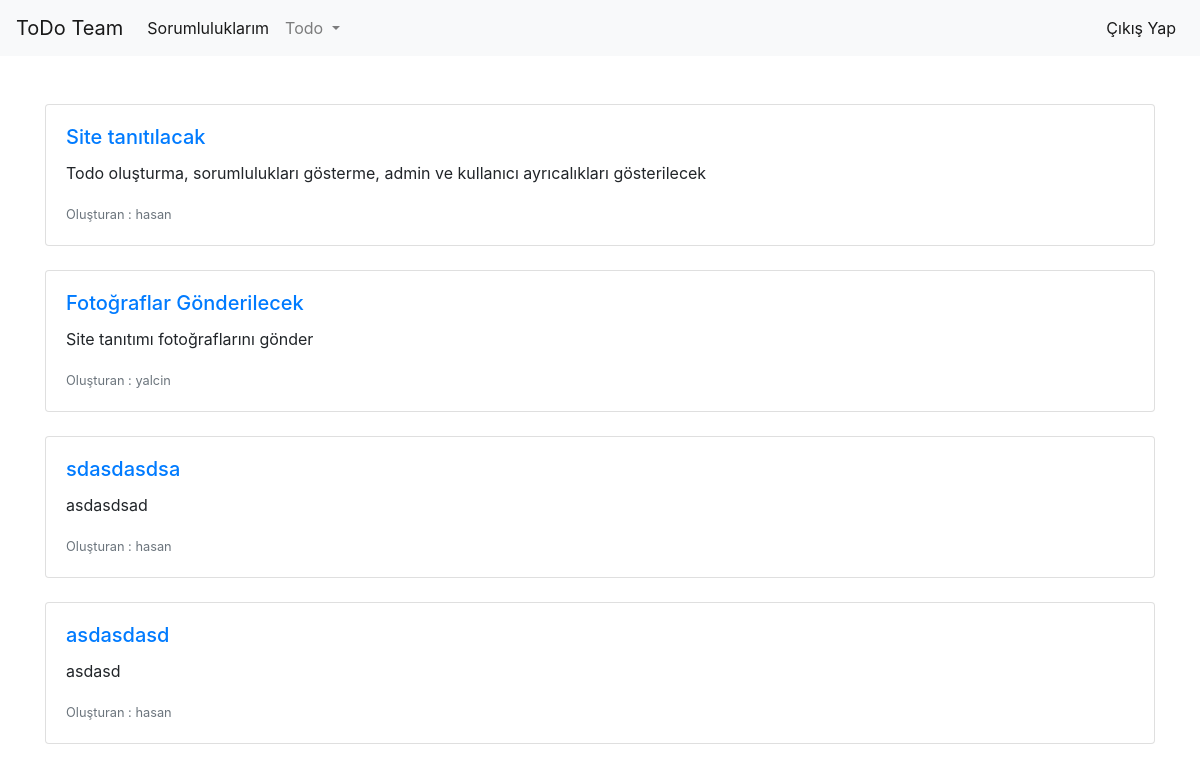
The app's page /mine (signed in) with its own data.
### todo-team.py (models this page shows)
class Todo(db.Model):
    id = db.Column(db.Integer, primary_key=True)
    title = db.Column(db.String(120),nullable=False)
    owner_id = db.Column(db.String(120),nullable=False)
    description = db.Column(db.String(120),nullable=False)

### todo-team.py (the view)
@app.route('/mine')
@login_required
def mine():
    todo_involved_me = Todocuk.query.with_entities(Todocuk.todo_id).filter_by(keeper_id = session["logged_user"]).all()
    result = [r for r, in todo_involved_me]
    query = Todo.query.filter(Todo.id.in_(result))
    minetodos = query.all()
    if bool(minetodos):
        return render_template("minetodo.html",minetodos = minetodos)
    else:
        flash("Buralar eskiden hep dutluktu... Hala da öyle...","warning")
        return redirect(url_for("createtodo"))

### todo-team.py (called while the page is built)
def login_required(f):
    @wraps(f)
    def decorated_function(*args, **kwargs):
        if "logged_in" in session:
            return f(*args, **kwargs)
        else:
            flash("Bu alanı görüntülemek için kullanıcı girişi yapmalısınız.","danger")
            return redirect(url_for("login"))
    return decorated_function

### templates/minetodo.html (shortened to what this page needs)
{% extends "layout.html" %}
{% block body %}
    {% for minetodo in minetodos %}
<div class="card-deck">
  <div class="card">
    <div class="card-body">
      <a href="/todo/{{minetodo.id}}"> <h5 class="card-title">{{minetodo.title}}</h5></a>
      <p class="card-text">{{minetodo.description}}</p>
      <p class="card-text"><small class="text-muted">Oluşturan : {{minetodo.owner_id}}</small></p>
    </div>
  </div>
    </div>
    <br>
    {% endfor %}
{% endblock %}

### records on screen
Todo: title "Site tanıtılacak", description "Todo oluşturma, sorumlulukları gösterme, admin ve kullanıcı ayrıcalıkları gösterilecek", owner_id "hasan"
Todo: title "Fotoğraflar Gönderilecek", description "Site tanıtımı fotoğraflarını gönder", owner_id "yalcin"
Todo: title "sdasdasdsa", description "asdasdsad", owner_id "hasan"
Todo: title "asdasdasd", description "asdasd", owner_id "hasan"
